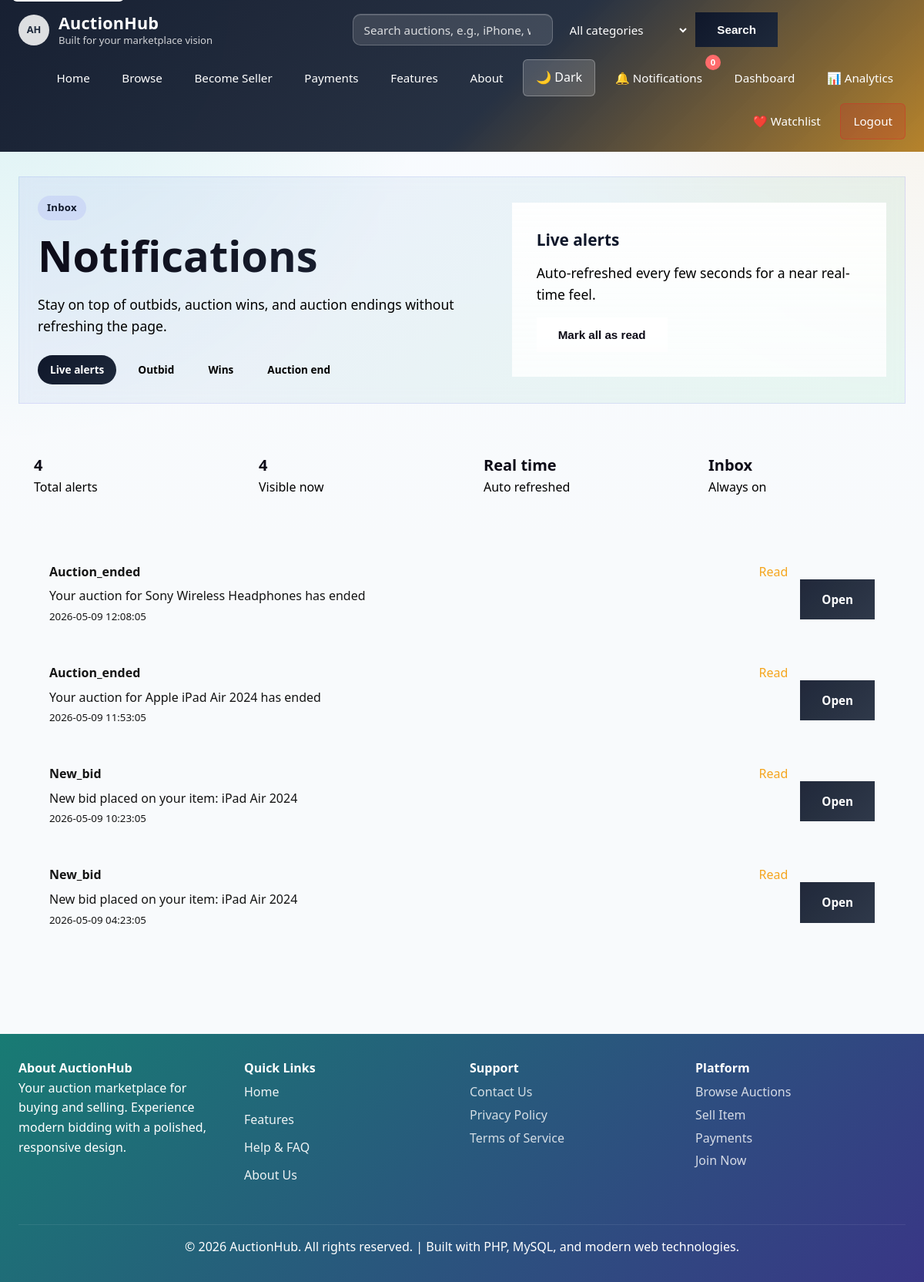
The app's page /user/notifications.php (signed in) with its own data.
### tables this page shows
CREATE TABLE IF NOT EXISTS notifications (
  id INT AUTO_INCREMENT PRIMARY KEY,
  user_id INT NOT NULL,
  notification_type VARCHAR(50) NOT NULL,
  message TEXT NOT NULL,
  item_id INT,
  is_read TINYINT(1) DEFAULT 0,
  created_at TIMESTAMP DEFAULT CURRENT_TIMESTAMP,
  FOREIGN KEY (user_id) REFERENCES users(id),
  FOREIGN KEY (item_id) REFERENCES items(id)
);

### includes/rbac_helpers.php (called while the page is built, shortened)
<?php
function has_permission($permission, $user_id = null) {
    $user_id = $user_id ?? $_SESSION['user_id'];
    $user_role = get_user_role($user_id);
    return in_array($permission, ROLE_PERMISSIONS[$user_role] ?? []);
}
function has_role($roles, $user_id = null) {
    $user_id = $user_id ?? $_SESSION['user_id'];
    $user_role = get_user_role($user_id);
    $roles = is_array($roles) ? $roles : [$roles];
    return in_array($user_role, $roles);
}
function get_user_role($user_id) {
    global $conn;
    $stmt = $conn->prepare('SELECT role FROM users WHERE id=? LIMIT 1');
    if ($stmt) {
        $stmt->bind_param('i', $user_id);
        if ($stmt->execute()) {
            $result = $stmt->get_result();
            if ($row = $result->fetch_assoc()) {
                return $row['role'] ?? 'buyer';
            }
        }
    }
    return 'buyer';
}
function is_seller($user_id = null) {
    return has_role(['seller', 'admin'], $user_id);
}
?>

### user/notifications.php (the view, shortened to what this page needs)
<?php
include(__DIR__ . '/../config/db.php');
include(__DIR__ . '/../includes/header.php');
$user_id = (int) $_SESSION['user_id'];
$stmt = $conn->prepare(
  'SELECT id, notification_type AS type, message,
      CASE WHEN item_id IS NULL THEN "" ELSE CONCAT("/auction_system/items/view_item.php?id=", item_id) END AS link,
      is_read, created_at
     FROM notifications
     WHERE user_id=?
     ORDER BY created_at DESC, id DESC'
);
$stmt->bind_param('i', $user_id);
$stmt->execute();
$res = $stmt->get_result();
?>
<main>
  <section class="hero item-hero">
    <div>
      <span class="page-chip">Inbox</span>
      <h2>Notifications</h2>
      <p>Stay on top of outbids, auction wins, and auction endings without refreshing the page.</p>
      <div class="auction-status">
        <span class="status-pill active">Live alerts</span>
        <span class="status-pill">Outbid</span>
        <span class="status-pill">Wins</span>
        <span class="status-pill">Auction end</span>
      </div>
    </div>
    <div class="metric-card">
      <h3>Live alerts</h3>
      <p>Auto-refreshed every few seconds for a near real-time feel.</p>
      <div class="card-actions">
        <button class="btn secondary" id="mark-all-read">Mark all as read</button>
      </div>
    </div>
  </section>
  <section class="dashboard-stats" aria-label="Notification summary">
    <div class="dashboard-stat"><strong><?= (int) $res->num_rows ?></strong><span>Total alerts</span></div>
    <div class="dashboard-stat"><strong><?= (int) max(0, $res->num_rows - 0) ?></strong><span>Visible now</span></div>
    <div class="dashboard-stat"><strong>Real time</strong><span>Auto refreshed</span></div>
    <div class="dashboard-stat"><strong>Inbox</strong><span>Always on</span></div>
  </section>
  <div class="create-card">
    <?php if ($res->num_rows === 0): ?>
      <div class="item-fallback-art">
        <span class="page-chip">Quiet inbox</span>
        <h3>No notifications yet</h3>
        <p>Once you start bidding or watching items, alerts will appear here automatically.</p>
      </div>
    <?php else: ?>
      <ul class="notification-list" id="notification-list">
        <?php while ($row = $res->fetch_assoc()): ?>
          <li class="notification-item <?= $row['is_read'] ? 'read' : 'unread' ?>" data-id="<?= (int) $row['id'] ?>">
            <div>
              <div class="review-meta">
                <strong><?= htmlspecialchars(ucfirst($row['type'])) ?></strong>
                <span><?= $row['is_read'] ? 'Read' : 'Unread' ?></span>
              </div>
              <p><?= htmlspecialchars($row['message']) ?></p>
              <small><?= htmlspecialchars($row['created_at']) ?></small>
            </div>
            <div class="card-actions">
              <?php if (!empty($row['link'])): ?>
                <a class="btn" href="<?= htmlspecialchars($row['link']) ?>">Open</a>
              <?php endif; ?>
            </div>
          </li>
        <?php endwhile; ?>
      </ul>
    <?php endif; ?>
  </div>
</main>
<?php include(__DIR__ . '/../includes/footer.php'); ?>

### includes/header.php (shortened to what this page needs)
<?php
require_once __DIR__ . '/rbac_helpers.php';
$cssVersion = @filemtime(__DIR__ . '/../assets/css/style.css') ?: time();
$unread_notifications = 0;
if (isset($_SESSION['user_id']) && isset($conn) && $conn instanceof mysqli) {
    $countStmt = $conn->prepare('SELECT COUNT(*) AS total FROM notifications WHERE user_id=? AND is_read=0');
    if ($countStmt) {
        $uid = (int) $_SESSION['user_id'];
        $countStmt->bind_param('i', $uid);
        if ($countStmt->execute()) {
            $unread_notifications = (int) ($countStmt->get_result()->fetch_assoc()['total'] ?? 0);
        }
    }
}
?>
<!DOCTYPE html>
<html>
<head>
    <link rel="stylesheet" href="/auction_system/assets/css/style.css?v=<?= (int) $cssVersion ?>">
</head>
<body>
<header class="main-header">
    <div class="header-container">
        <a class="logo brand-mark" href="/auction_system/index.php" aria-label="AuctionHub home">
            <span class="brand-badge" aria-hidden="true">AH</span>
            <span class="brand-copy">
                <strong>AuctionHub</strong>
                <small>Built for your marketplace vision</small>
            </span>
        </a>
        <form action="/auction_system/items/all_items.php" method="GET" class="header-search" role="search">
            <input id="header-search-input" type="search" name="q" placeholder="Search auctions, e.g., iPhone, watch..." aria-label="Search auctions" autocomplete="off">
            <select name="category" aria-label="Category">
                <option value="all">All categories</option>
            </select>
            <button class="btn" type="submit">Search</button>
        </form>
        <nav class="main-nav">
            <a href="/auction_system/index.php" class="nav-link">Home</a>
            <a href="/auction_system/items/all_items.php" class="nav-link">Browse</a>
            <?php if (isset($_SESSION['user_id']) && is_seller()): ?>
                <a href="/auction_system/items/create_item.php" class="nav-link">Sell Item</a>
            <?php elseif (isset($_SESSION['user_id']) && has_permission('request_seller_status')): ?>
                <a href="/auction_system/seller/request_approval.php" class="nav-link">Become Seller</a>
            <?php else: ?>
                <a href="/auction_system/seller/request_approval.php" class="nav-link">Become Seller</a>
            <?php endif; ?>
            <a href="/auction_system/payment/index.php" class="nav-link">Payments</a>
            <a href="/auction_system/features.html" class="nav-link">Features</a>
            <a href="/auction_system/about.html" class="nav-link">About</a>
            <button type="button" class="nav-link theme-toggle" id="theme-toggle" aria-label="Toggle dark mode">🌙 Dark</button>
            <?php if (isset($_SESSION['user_id'])): ?>
                <a href="/auction_system/user/notifications.php" class="nav-link nav-notifications">
                    🔔 Notifications
                    <span id="notification-badge" class="notification-badge"<?= $unread_notifications > 0 ? '' : ' hidden' ?>><?= (int) $unread_notifications ?></span>
                </a>
                <a href="/auction_system/user/dashboard.php" class="nav-link">Dashboard</a>
                <a href="/auction_system/user/analytics.php" class="nav-link">📊 Analytics</a>
                <a href="/auction_system/user/watchlist.php" class="nav-link">❤️ Watchlist</a>
                <a href="/auction_system/auth/logout.php" class="nav-link nav-logout">Logout</a>
            <?php else: ?>
                <a href="/auction_system/auth/login.php" class="nav-link nav-login">Login</a>
                <a href="/auction_system/auth/register.php" class="nav-link nav-register">Register</a>
            <?php endif; ?>
        </nav>
    </div>
</header>

### includes/footer.php
<footer class="main-footer">
    <div class="footer-inner">
        <div class="footer-columns">
            <div class="footer-about">
                <h4>About AuctionHub</h4>
                <p>Your auction marketplace for buying and selling. Experience modern bidding with a polished, responsive design.</p>
            </div>
            <div class="footer-links">
                <h4>Quick Links</h4>
                <ul>
                    <li><a href="/auction_system/index.php">Home</a></li>
                    <li><a href="/auction_system/features.html">Features</a></li>
                    <li><a href="/auction_system/help.html">Help & FAQ</a></li>
                    <li><a href="/auction_system/about.html">About Us</a></li>
                </ul>
            </div>
            <div class="footer-support">
                <h4>Support</h4>
                <ul>
                    <li><a href="/auction_system/contact.html">Contact Us</a></li>
                    <li><a href="/auction_system/privacy.html">Privacy Policy</a></li>
                    <li><a href="/auction_system/terms.html">Terms of Service</a></li>
                </ul>
            </div>
            <div class="footer-platform">
                <h4>Platform</h4>
                <ul>
                    <li><a href="/auction_system/items/all_items.php">Browse Auctions</a></li>
                    <li><a href="/auction_system/items/create_item.php">Sell Item</a></li>
                    <li><a href="/auction_system/payment/index.php">Payments</a></li>
                    <li><a href="/auction_system/auth/register.php">Join Now</a></li>
                </ul>
            </div>
        </div>
        <div class="site-copy">
            <p>&copy; 2026 AuctionHub. All rights reserved. | Built with PHP, MySQL, and modern web technologies.</p>
        </div>
    </div>
</footer>
</body>
</html>

### records on screen
notifications: notification_type "Auction_ended", is_read "Read", message "Your auction for Sony Wireless Headphones has ended", created_at "2026-05-09 12:08:05"
notifications: notification_type "Auction_ended", is_read "Read", message "Your auction for Apple iPad Air 2024 has ended", created_at "2026-05-09 11:53:05"
notifications: notification_type "New_bid", is_read "Read", message "New bid placed on your item: iPad Air 2024", created_at "2026-05-09 10:23:05"
notifications: notification_type "New_bid", is_read "Read", message "New bid placed on your item: iPad Air 2024", created_at "2026-05-09 04:23:05"

### other values on screen
$unread_notifications "0"
$res->num_rows "4"
max(0, $res->num_rows - 0) "4"
